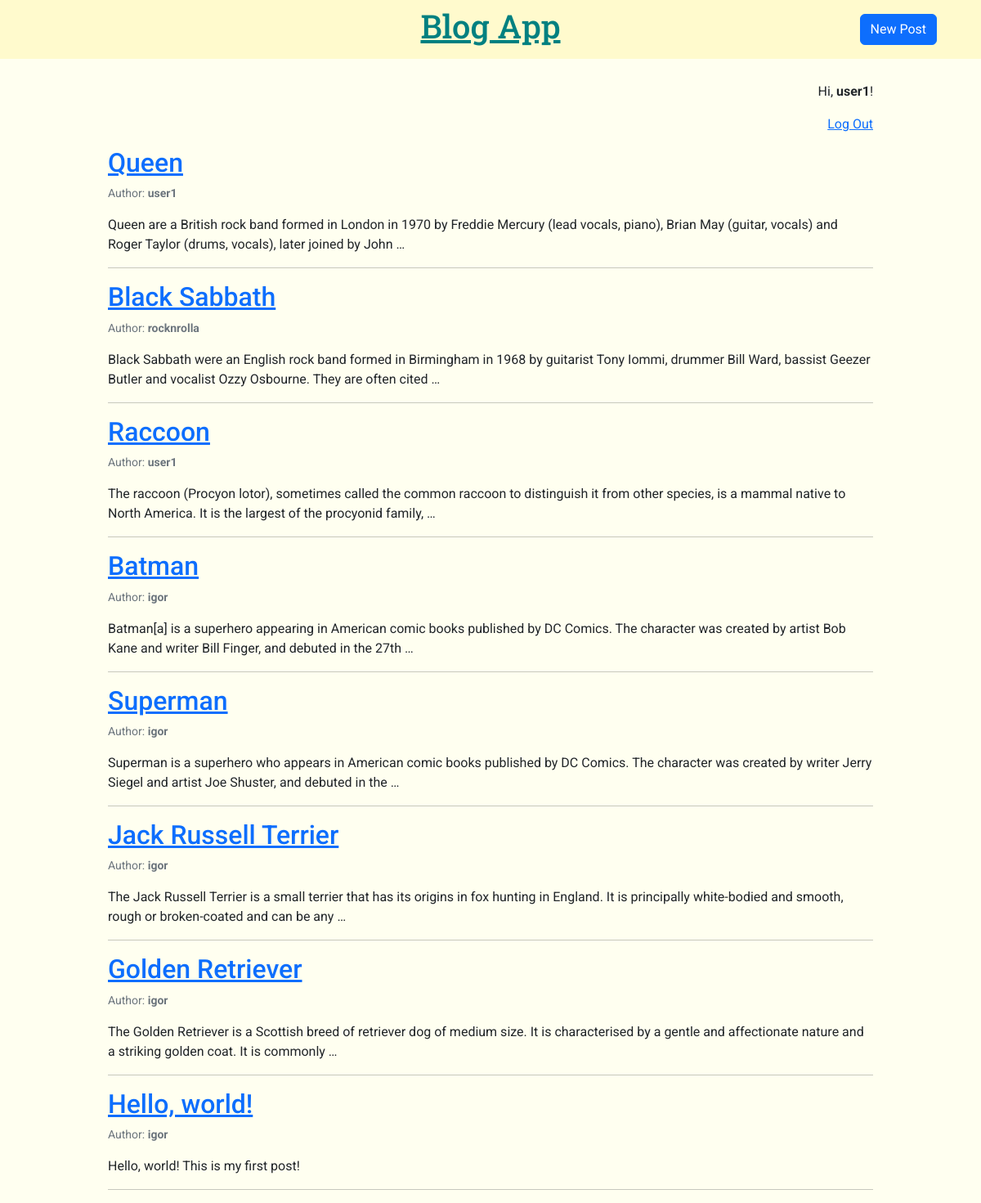
The app's page /blog_app/ (signed in) with its own data.
### blog_app/models.py (models this page shows, shortened)
class Post(models.Model):
	title = models.CharField(max_length=200)
	author = models.ForeignKey("auth.user", on_delete=models.CASCADE) # many-to-one relationship
	date = models.DateTimeField(auto_now_add=True)
	text = models.TextField()
	img = models.ImageField(upload_to="images/", blank=True)
	slug = models.SlugField(unique=True, max_length=100, null=False, default="")
	tags = TaggableManager()

### blog_app/views.py (the view)
# urls.py: path("", views.BlogListView.as_view(), name="index"),
class BlogListView(ListView):
	model = Post
	template_name = "blog_app/index.html"
	ordering = ["-date"] # sort by date in descending order (new posts on top)

### blog_app/templates/blog_app/index.html
{% extends "blog_app/base.html" %}
{% block content %}
<div class="container my-container">
{% for post in post_list %}
	<h2><a href="{% url 'post_detail' post.pk %}">{{ post.title }}</a></h2>
	<p class="text-secondary small">Author: <b>{{ post.author }}</b></p>
	<p>{{ post.text|truncatewords:30 }}</p>
	<hr>
{% empty %}
	<p>No posts yet</p>
{% endfor %}
</div>
{% endblock content %}

### blog_app/templates/blog_app/base.html (shortened to what this page needs)
{% load static %}
<!DOCTYPE html>
	<html lang="en">
	<head>
		<link rel="stylesheet" href="{% static 'css/bootstrap.min.css' %}">
		<link rel="stylesheet" href="{% static 'css/main.css' %}">
	</head>
	<body>
		<header>
			<nav class="navbar navbar-expand-sm fixed-top">
				<div class="container mx-auto row">
					<div class="col-6 text-center">
						<h1><a href="{% url 'index' %}">Blog App</a></h1>
					</div>
					<div class="col-3 text-end">
						<a href="{% url 'new_post' %}" class="btn btn-primary">New Post</a>
					</div>
				</div>
			</nav>
		</header>
		<div class="welcome-user container text-end">
		{% if user.is_authenticated %}
			<p>Hi, <b>{{ user.username }}</b>!</p>
			<p><a href="{% url 'logout' %}">Log Out</a></p>
		{% else %}
			<p>You are not logged in</p>
			<p><a href="{% url 'login' %}">Log In</a> |
				<a href="{% url 'signup' %}">Sign Up</a>
			</p>
		{% endif %}
		</div>
		{% block content %}
		{% endblock content %}
	</body>
</html>

### static/css/main.css (style rules this page uses)
body { font-family: "Roboto", sans-serif; background: ivory; }
h1 { font-family: "Roboto Slab", serif; font-weight: 500; color: teal; }
header nav.navbar { background: lemonchiffon; }
header nav.navbar h1 a, .post-entry h2 { font-family: "Roboto Slab", serif; color: teal; }
.my-container { max-width: 960px; }
.welcome-user { max-width: 960px; margin-top: 100px; }

### records on screen
Post: title "Queen", author "user1", text "Queen are a British rock band formed in London in 1970 by Freddie Mercury (lead vocals, piano), Brian May (guitar, vocals) and Roger Taylor (drums, vocals), later joined by John …"
Post: title "Black Sabbath", author "rocknrolla", text "Black Sabbath were an English rock band formed in Birmingham in 1968 by guitarist Tony Iommi, drummer Bill Ward, bassist Geezer Butler and vocalist Ozzy Osbourne. They are often cited …"
Post: title "Raccoon", author "user1", text "The raccoon (Procyon lotor), sometimes called the common raccoon to distinguish it from other species, is a mammal native to North America. It is the largest of the procyonid family, …"
Post: title "Batman", author "igor", text "Batman[a] is a superhero appearing in American comic books published by DC Comics. The character was created by artist Bob Kane and writer Bill Finger, and debuted in the 27th …"
Post: title "Superman", author "igor", text "Superman is a superhero who appears in American comic books published by DC Comics. The character was created by writer Jerry Siegel and artist Joe Shuster, and debuted in the …"
Post: title "Jack Russell Terrier", author "igor", text "The Jack Russell Terrier is a small terrier that has its origins in fox hunting in England. It is principally white-bodied and smooth, rough or broken-coated and can be any …"
Post: title "Golden Retriever", author "igor", text "The Golden Retriever is a Scottish breed of retriever dog of medium size. It is characterised by a gentle and affectionate nature and a striking golden coat. It is commonly …"
Post: title "Hello, world!", author "igor", text "Hello, world! This is my first post!"

### other values on screen
{{ user.username }} "user1"
